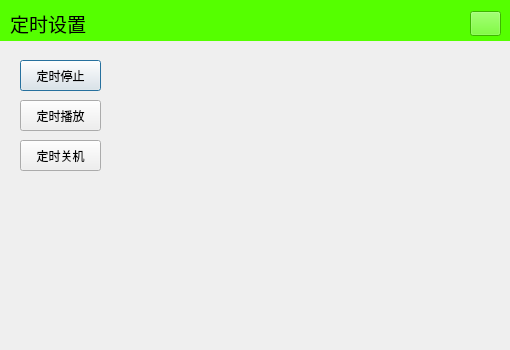
<?xml version="1.0" encoding="UTF-8"?>
<ui version="4.0">
 <class>TimingSettings</class>
 <widget class="QDialog" name="TimingSettings">
  <property name="geometry">
   <rect>
    <x>0</x>
    <y>0</y>
    <width>510</width>
    <height>350</height>
   </rect>
  </property>
  <property name="windowTitle">
   <string>Dialog</string>
  </property>
  <property name="styleSheet">
   <string notr="true">border-color: rgb(248, 255, 246);</string>
  </property>
  <widget class="QPushButton" name="pb_timingStop">
   <property name="geometry">
    <rect>
     <x>20</x>
     <y>60</y>
     <width>81</width>
     <height>31</height>
    </rect>
   </property>
   <property name="text">
    <string>定时停止</string>
   </property>
  </widget>
  <widget class="QPushButton" name="pb_timingPlay">
   <property name="geometry">
    <rect>
     <x>20</x>
     <y>100</y>
     <width>81</width>
     <height>31</height>
    </rect>
   </property>
   <property name="text">
    <string>定时播放</string>
   </property>
  </widget>
  <widget class="QPushButton" name="pb_timingClose">
   <property name="geometry">
    <rect>
     <x>20</x>
     <y>140</y>
     <width>81</width>
     <height>31</height>
    </rect>
   </property>
   <property name="text">
    <string>定时关机</string>
   </property>
  </widget>
  <widget class="TimingStop" name="wgt_timingStop" native="true">
   <property name="geometry">
    <rect>
     <x>110</x>
     <y>40</y>
     <width>400</width>
     <height>310</height>
    </rect>
   </property>
  </widget>
  <widget class="QWidget" name="widget" native="true">
   <property name="geometry">
    <rect>
     <x>0</x>
     <y>0</y>
     <width>511</width>
     <height>41</height>
    </rect>
   </property>
   <property name="styleSheet">
    <string notr="true">background-color: rgb(85, 255, 0);</string>
   </property>
   <widget class="QWidget" name="">
    <property name="geometry">
     <rect>
      <x>10</x>
      <y>10</y>
      <width>491</width>
      <height>27</height>
     </rect>
    </property>
    <layout class="QGridLayout" name="gridLayout">
     <item row="0" column="0">
      <widget class="QLabel" name="label">
       <property name="font">
        <font>
         <family>微软雅黑</family>
         <pointsize>14</pointsize>
        </font>
       </property>
       <property name="text">
        <string>定时设置</string>
       </property>
      </widget>
     </item>
     <item row="0" column="1">
      <widget class="QPushButton" name="pb_close">
       <property name="maximumSize">
        <size>
         <width>31</width>
         <height>25</height>
        </size>
       </property>
       <property name="text">
        <string/>
       </property>
      </widget>
     </item>
    </layout>
   </widget>
  </widget>
  <widget class="TimingPlay" name="wgt_timingPlay" native="true">
   <property name="geometry">
    <rect>
     <x>110</x>
     <y>40</y>
     <width>400</width>
     <height>310</height>
    </rect>
   </property>
  </widget>
  <widget class="TimingClose" name="wgt_timingClose" native="true">
   <property name="geometry">
    <rect>
     <x>110</x>
     <y>40</y>
     <width>400</width>
     <height>310</height>
    </rect>
   </property>
  </widget>
 </widget>
 <customwidgets>
  <customwidget>
   <class>TimingStop</class>
   <extends>QWidget</extends>
   <header>timingstop.h</header>
   <container>1</container>
  </customwidget>
  <customwidget>
   <class>TimingPlay</class>
   <extends>QWidget</extends>
   <header>timingplay.h</header>
   <container>1</container>
  </customwidget>
  <customwidget>
   <class>TimingClose</class>
   <extends>QWidget</extends>
   <header location="global">timingclose.h</header>
   <container>1</container>
  </customwidget>
 </customwidgets>
 <resources/>
 <connections/>
</ui>
